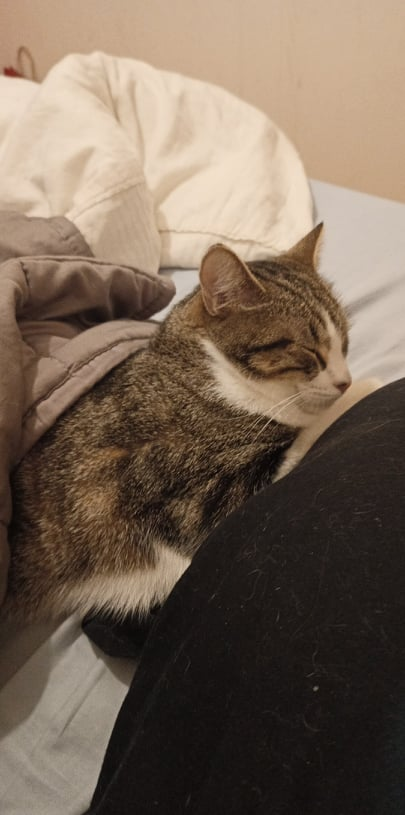
#> input picture data/cat.jpg, 405 x 815 px
$ jupyter execute week01.ipynb   (shell and % lines are left out)
#> lines starting #> are read from the running program, lines starting #| are printed output that depends on the picture
# I. Rigid and perspective transformations in homogeneous coordinates

- homogeneous coordinates
- coordinates transformations

## Modeling a camera

#### Intrinsics
$\mathbf{K}$ camera matrix
\begin{align*}
    \textbf{p}_H = \begin{bmatrix}
        f&0&\delta_x\\
        0&f&\delta_y\\
        0&0&1
    \end{bmatrix}\textbf{P}
\end{align*}
#### Extrinsics
$\textbf{P}_{cam} = \textbf{R}\textbf{P} + \textbf{t}$

## Homogeneous points

#### Perspective projection:

#### Euclidean rigid transformation

Transformation between two coordinate systems:
\begin{align*}
    \textbf{Q'} = \textbf{RQ} + \textbf{t}
\end{align*}
In homogeneous coordinates:

\begin{align*}
    \begin{bmatrix}
        \textbf{Q'} \\ 1
    \end{bmatrix} = \begin{bmatrix}
        \textbf{R} & \textbf{t}\\ 000 & 1
    \end{bmatrix} \begin{bmatrix}
        \textbf{Q} \\ 1
    \end{bmatrix}
\end{align*}

We can show that the inverse transformation is:
\begin{align*}
    \textbf{R}' &= \textbf{R}^T\\
    \textbf{t}' &= -\textbf{R}^T\textbf{t}
\end{align*}

### 1. Homogeneous coordinates of 2D points

Let $p_1, p_2, p_3, p_4$ be 2D homogeneous points:
\begin{align*}
	\textbf{p}_1 = \begin{bmatrix}
	1\\2\\1
	\end{bmatrix}\quad
	\textbf{p}_2 = \begin{bmatrix}
	4\\2\\2
	\end{bmatrix}\quad
	\textbf{p}_3 = \begin{bmatrix}
	6\\4\\-1
	\end{bmatrix}\quad
	\textbf{p}_4 = \begin{bmatrix}
	5\\3\\0.5
	\end{bmatrix}
\end{align*}
TTheir corresponding inhomogeneous coordinates $q_i$ are the following:
\begin{align*}
	\textbf{q}_1 = \begin{bmatrix}
	1\\2
	\end{bmatrix}\quad
	\textbf{q}_2 = \begin{bmatrix}
	2\\1
	\end{bmatrix}\quad
	\textbf{q}_3 = \begin{bmatrix}
	-6\\-4
	\end{bmatrix}\quad
	\textbf{q}_4 = \begin{bmatrix}
	10\\
	6
	\end{bmatrix}
\end{align*}

### 2. Homogeneous coordinates of 3D points

Let $P_1, P_2, P_3, P_4$ be 3D homogeneous points:
\begin{align*}
	\textbf{P}_1 = \begin{bmatrix}
	1\\10\\-3\\1
	\end{bmatrix}\quad
	\textbf{P}_2 = \begin{bmatrix}
	2\\-4\\1.1\\2
	\end{bmatrix}\quad
	\textbf{P}_3 = \begin{bmatrix}
	0\\0\\-1\\10
	\end{bmatrix}\quad
	\textbf{P}_4 = \begin{bmatrix}
	-15\\3\\6\\3
	\end{bmatrix}
\end{align*}
TTheir corresponding inhomogeneous coordinates $Q_i$ are the following:
\begin{align*}
	\textbf{Q}_1 = \begin{bmatrix}
	1\\10\\-3
	\end{bmatrix}\quad
	\textbf{Q}_2 = \begin{bmatrix}
	1\\-2\\0.55
	\end{bmatrix}\quad
	\textbf{Q}_3 = \begin{bmatrix}
	0\\0\\-0.1
	\end{bmatrix}\quad
	\textbf{Q}_4 = \begin{bmatrix}
	-5\\1\\2
	\end{bmatrix}
\end{align*}

## Lines
#### Equation of a line:
A line can be described by the equation:
\begin{align*}
    ax + by + c = 0
\end{align*}
We can write a line in homogeneous coordinates $\textbf{l} = \begin{bmatrix} a & b & c\end{bmatrix}^T$
Given a point in homogeneous coordinates, it belongs to the line if and only if:
\begin{align*}
    0 &= \begin{bmatrix}
        a\\b\\c
    \end{bmatrix} \cdot \begin{bmatrix}
    sx\\sy\\s
    \end{bmatrix}
    &= \textbf{l} \cdot \textbf{p}_h
\end{align*}

#### Distance to a line:
In general, the distance of a point $\textbf{p} = \begin{bmatrix} sx  & sy & s\end{bmatrix} ^ T$ to a line $\textbf{l} = \begin{bmatrix}
a & b & c
\end{bmatrix}^T$ is:
\begin{align*}
    \frac{\left|\textbf{l}^T \textbf{p}\right|}{s \sqrt{a^2 + b^2}}
\end{align*}

If $a^2 + b^2 = 1$ and $s = 1$, the distance is $\left|\textbf{l}^T \textbf{p}\right|$

The points on a line are the ones that have a distance of 0 to it.

#### Intersection between two lines:
\begin{align*}
    \textbf{q} = \textbf{l}_1 \times \textbf{l}_2
\end{align*}

#### Normal to the line: $\textbf{n} = \begin{bmatrix}
a\\b
\end{bmatrix}$

#### Projection:
Projection of a point $\textbf{q} = \begin{bmatrix}
x\\y\\1
\end{bmatrix}$ along the line $\textbf{l}$: $\textbf{n}^T \begin{bmatrix}
x\\y
\end{bmatrix}
$

The distance of a point X to a line is preserved by projecting the point on a line perpendicular to the first.

### 3 Line in homogeneous form

We consider the 2D line $x + 2y = 3$. It can be written in homogeneous form as $\textbf{l}^T\textbf{p} = 0$ with $\textbf{l} = \begin{bmatrix}
1 \\ 2 \\ -3
\end{bmatrix}$ and $\textbf{p} = \begin{bmatrix}
x\\y\\1
\end{bmatrix}$

### 4. Points on a line
\begin{align*}
	\textbf{p}_1 = \begin{bmatrix}
	3\\0\\1
	\end{bmatrix}\quad
	\textbf{p}_2 = \begin{bmatrix}
	6\\0\\2
	\end{bmatrix}\quad
	\textbf{p}_3 = \begin{bmatrix}
	1\\1\\2
	\end{bmatrix}\quad
	\textbf{p}_4 = \begin{bmatrix}
	1\\1\\1
	\end{bmatrix}
    \textbf{p}_5 = \begin{bmatrix}
	110\\-40\\10
	\end{bmatrix}\quad
	\textbf{p}_6 = \begin{bmatrix}
	11\\4\\1
	\end{bmatrix}
\end{align*}
The points 1, 2, 4, 5 are part of the line as they verify the homogeneous equation.

### 5. Intersection of two lines
The point that verifies both equations:
\begin{align*}
    \textbf{q} = \textbf{l}_1 \times \textbf{l}_2 = \begin{bmatrix}
    -2\\4\\2
    \end{bmatrix}
\end{align*}

### 7, 8. Shortest distance to a line

## Planes
Distance of a point $\textbf{q}$ to a plane $\textbf{p} = \begin{bmatrix}
\textbf{n}\\-\alpha
\end{bmatrix}
$:
\begin{align*}
    \frac{\textbf{p}^T\textbf{q}}{||\textbf{n}||^2}
\end{align*}
Equation of a plane: $\textbf{p}^T\textbf{q} = 0$

Intersection of two planes:
\begin{align*}
    \begin{bmatrix}
        \textbf{p}^T_1\\\textbf{p}^T_2
    \end{bmatrix}\textbf{q} = 0
\end{align*}

### 6. Camera matrix
# TODO explain camera matrices
$\textbf{A}$ has the correct format to be a camera matrix: given a 2D point $\textbf{p}$, the point $\textbf{q} = \textbf{A}\textbf{p}$ is the homogeneous point seen by the camera. We have:
\begin{align*}
	\textbf{q} = \textbf{Ap} = \begin{bmatrix}
	fx + s\delta_x\\
	fy + s\delta_y\\
	s
	\end{bmatrix}
\end{align*}
%z becomes the scale: the distance of an object does not change the resulting pixel given a direction.
$f = 10$ is the focal length: the bigger it is, the more "zoomed in" the picture is, so it acts as a scale. $\delta_x$ and $\delta_y$ are translations.

[cell 1]
import cv2
import numpy as np
import matplotlib.pyplot as plt

[cell 2]
def box3d(n):
    """Generate a set of points: 3D cross in cube."""
    coordinates = np.zeros([3, 15 * n])
    half_length = 0.5
    border = half_length * np.ones(n)
    variation = np.linspace(-half_length, half_length, n)
    elems = np.array([-border, border, variation])
    indices = np.array(
        [
            [0, 0, 2],
            [0, 1, 2],
            [1, 0, 2],
            [1, 1, 2],
            [0, 2, 0],
            [0, 2, 1],
            [1, 2, 0],
            [1, 2, 1],
            [2, 0, 0],
            [2, 0, 1],
            [2, 1, 0],
            [2, 1, 1],
        ]
    )
    for i in range(12):
        coordinates[:, i * n : (i + 1) * n,] = elems[indices[i]]
    for i in range(12, 15):
        coordinates[i % 3, i * n : (i + 1) * n] = variation
    return coordinates


def projectpoints(K, R, t, Q):
    """Return the projected points as a 2xn matrix."""
    _, n = Q.shape
    Q = np.vstack([Q, np.ones(n)])
    T = np.vstack([np.hstack([R, t])])
    P = K @ T @ Q
    P = P[0:2, :] / P[2, :]
    return P

### 10. OpenCV test

[cell 3]
im = cv2.imread("data/cat.jpg")[:,:,::-1]

plt.imshow(im);

### 11. Box

[cell 4]
Q = box3d(16)

fig = plt.figure()
ax = fig.add_subplot(111, projection="3d")
ax.scatter(Q[0], Q[1], Q[2]);
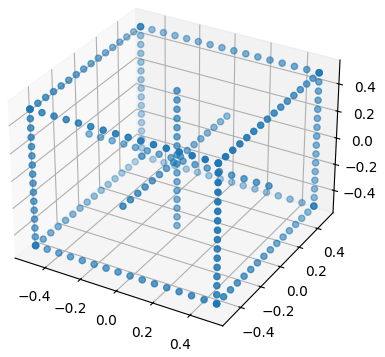
#> figure drawn by matplotlib, 1 panel

### 12. Projection

[cell 5]
R = np.eye(3)
K = np.eye(3)
t = np.zeros([3, 1])
t[2] = 4


p2d = projectpoints(K, R, t, Q)

plt.figure()
plt.plot(p2d[0], p2d[1], ".");
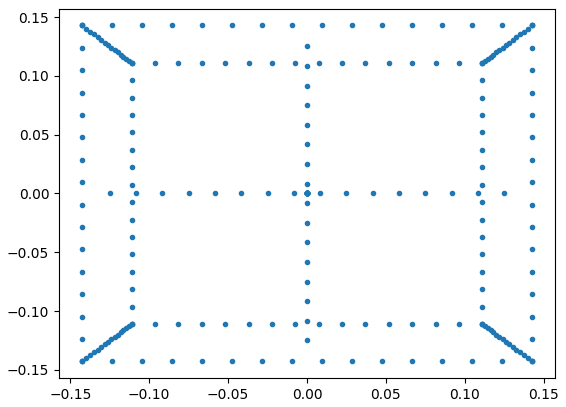
#> figure drawn by matplotlib, 1 panel

### 13. Rotation

[cell 6]
theta = np.pi / 6
R = np.array(
    [[np.cos(theta), 0, np.sin(theta)], [0, 1, 0], [-np.sin(theta), 0, np.cos(theta)]]
)


p2d = projectpoints(K, R, t, Q)

plt.figure()
plt.plot(p2d[0], p2d[1], ".");
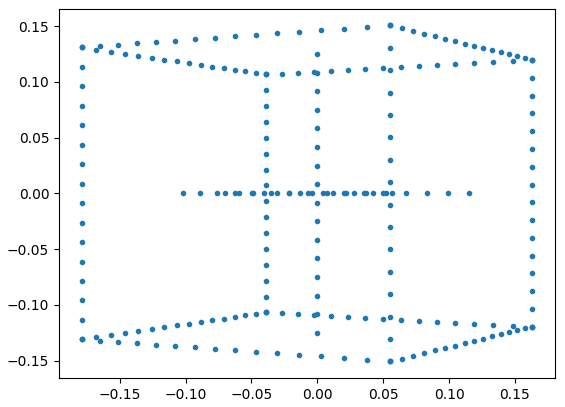
#> figure drawn by matplotlib, 1 panel
